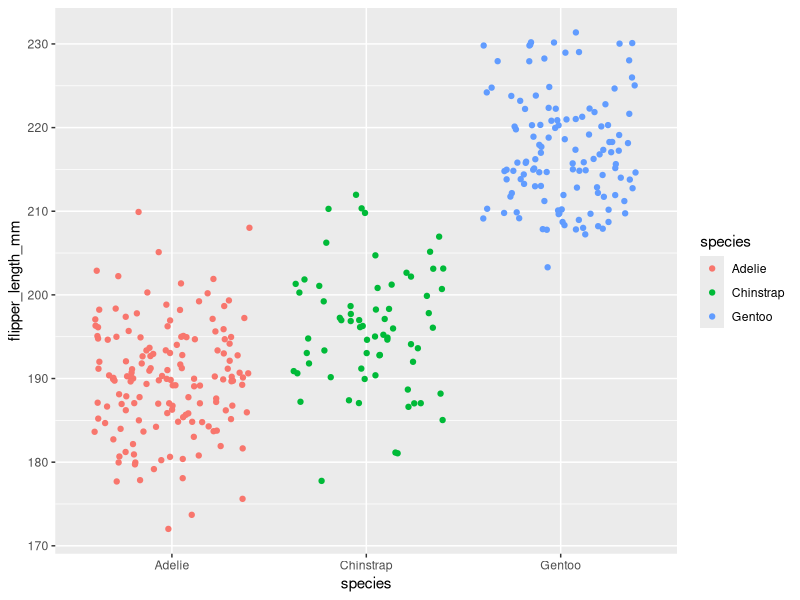
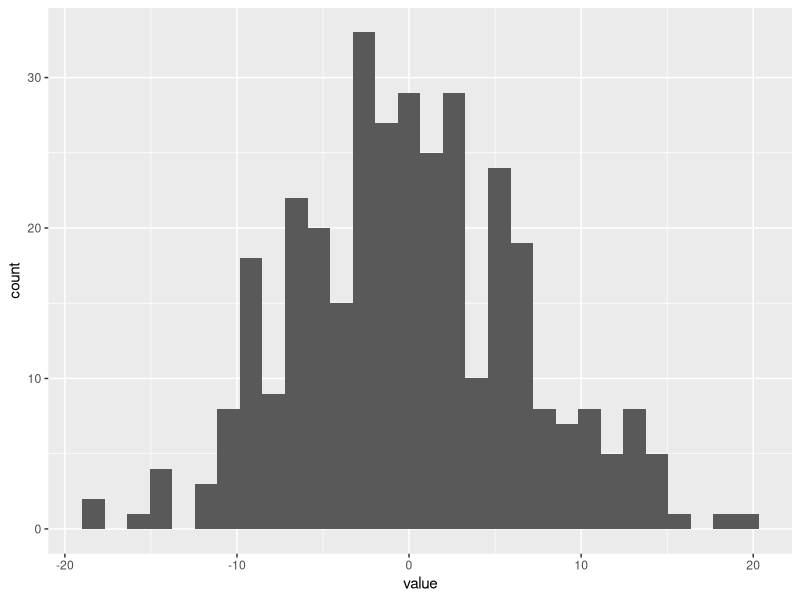
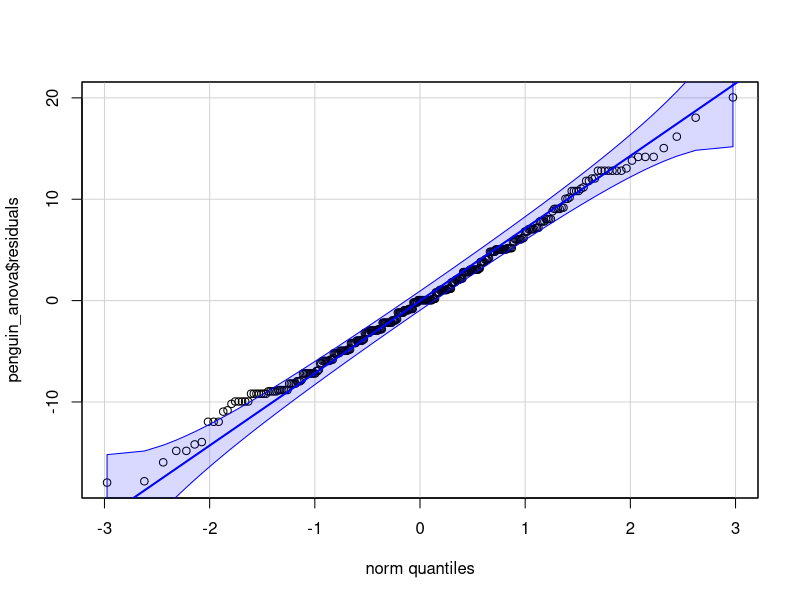
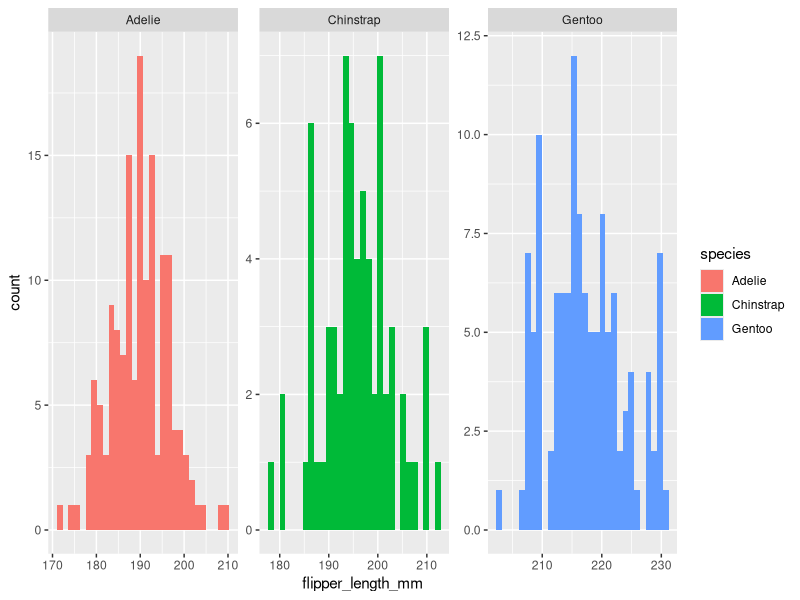
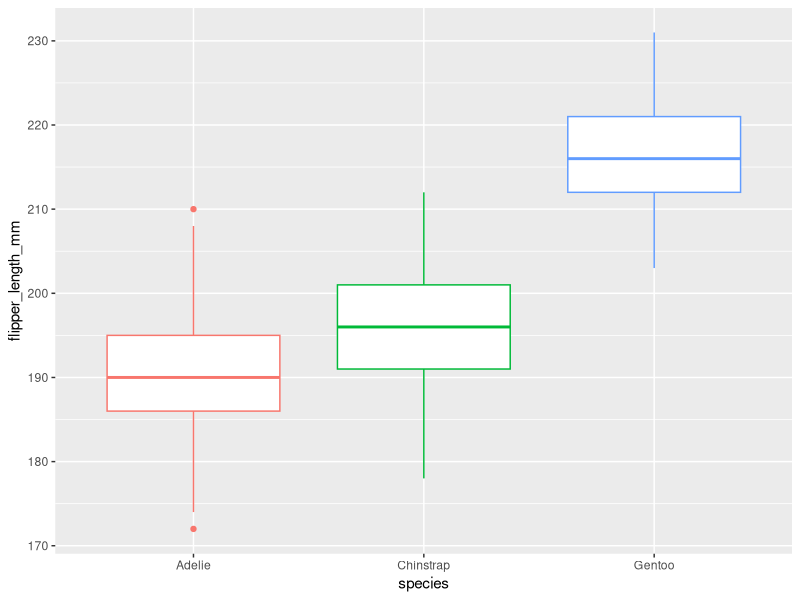
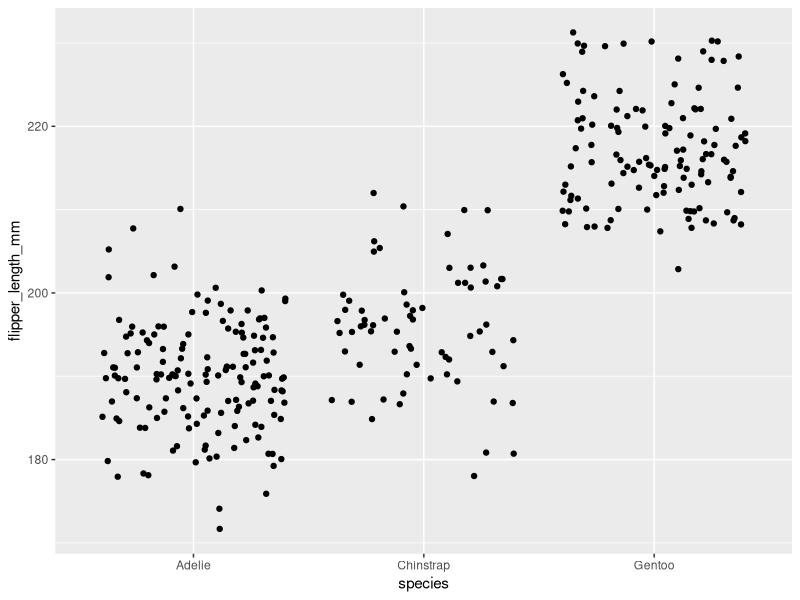

Reproduce these figures in R, in order. (Note: this script raises an error after producing the figures.)
# Pre-requisites

library(palmerpenguins)
library(tidyverse)
library(rstatix)
library(car)

# Data

dat <- penguins %>% 
    select(species, flipper_length_mm) %>% 
    drop_na()

dat %>% 
    ggplot(aes(species, flipper_length_mm, color = species)) +
    geom_jitter()



# Test Independence
durbinWatsonTest(dat$flipper_length_mm)

# Results of durbin watson test is almost equal to 0 which indicates zero auto correlation

# Test Normality of Residuals

# For that lets perform anova first
penguin_anova <- aov(flipper_length_mm~species, data = penguins)

# Histogram
penguin_anova$residuals %>% as_tibble() %>% 
    ggplot(aes(value)) + 
    geom_histogram()

# Q-Q Plot
qqPlot(penguin_anova$residuals,id = F)

# From the histogram and QQ-plot above, we can already see that the normality assumption seems to be met. 
# Still it would be good to perform a shapiro wilk statistical test for normality.

# Shapiro-Wilk Test

shapiro.test(penguin_anova$residuals)

# We can't reject the null hypothesis, hence the data is normal.

# There is another test to check normality
# Kolmogorov-Smirnov test
ks.test(penguin_anova$residuals, "pnorm")

# We can also test the normality on raw data rather than the residuals.

dat %>% 
    ggplot(aes(flipper_length_mm, fill = species)) +
    geom_histogram() +
    facet_wrap(~species, scales = "free")

# Visuals suggest that the data is normal at group level also. Hence we will assume normality.


# Testing homogenity or in other words homoscedasticity

dat %>% 
    ggplot(aes(species, flipper_length_mm, color  = species)) +
    geom_boxplot(show.legend = F)

dat %>% 
    ggplot(aes(species, flipper_length_mm)) +
    geom_jitter()

# We see in these plots that dispersion for all the groups is more or less same, hence
# it is safe to assume that they have almost equal variance. 
# Still it would be a good idea to test homogenity using a statistical test called levene test

leveneTest(flipper_length_mm ~ species, data = dat)

# p-value is high, We can't reject the null hypothesis, hence the data is normal.


dat %>% 
    group_by(species) %>% 
    summarise(mean = mean(flipper_length_mm),
              sd = sd(flipper_length_mm))


# Now let's perform ANOVA

# We will use two methods

# One wat ANOVA

anova_1 <- oneway.test(flipper_length_mm~species, data = dat, var.equal = T)

# p-valueis too small, we have to reject the null hypothesis, means these three group are not same.

anova_2 <- aov(flipper_length_mm~species, data = dat)

anova_2 %>% 
    summary()

anova_3 <- anova_test(flipper_length_mm~species, data = dat)

# results are significant. p-value is too small, we can reject the null hypothesis, hence these three groups are not same.



# Post hoc tests

TukeyHSD(anova_3)
tukey_hsd(anova_2)

dunn_test(anova_1)





